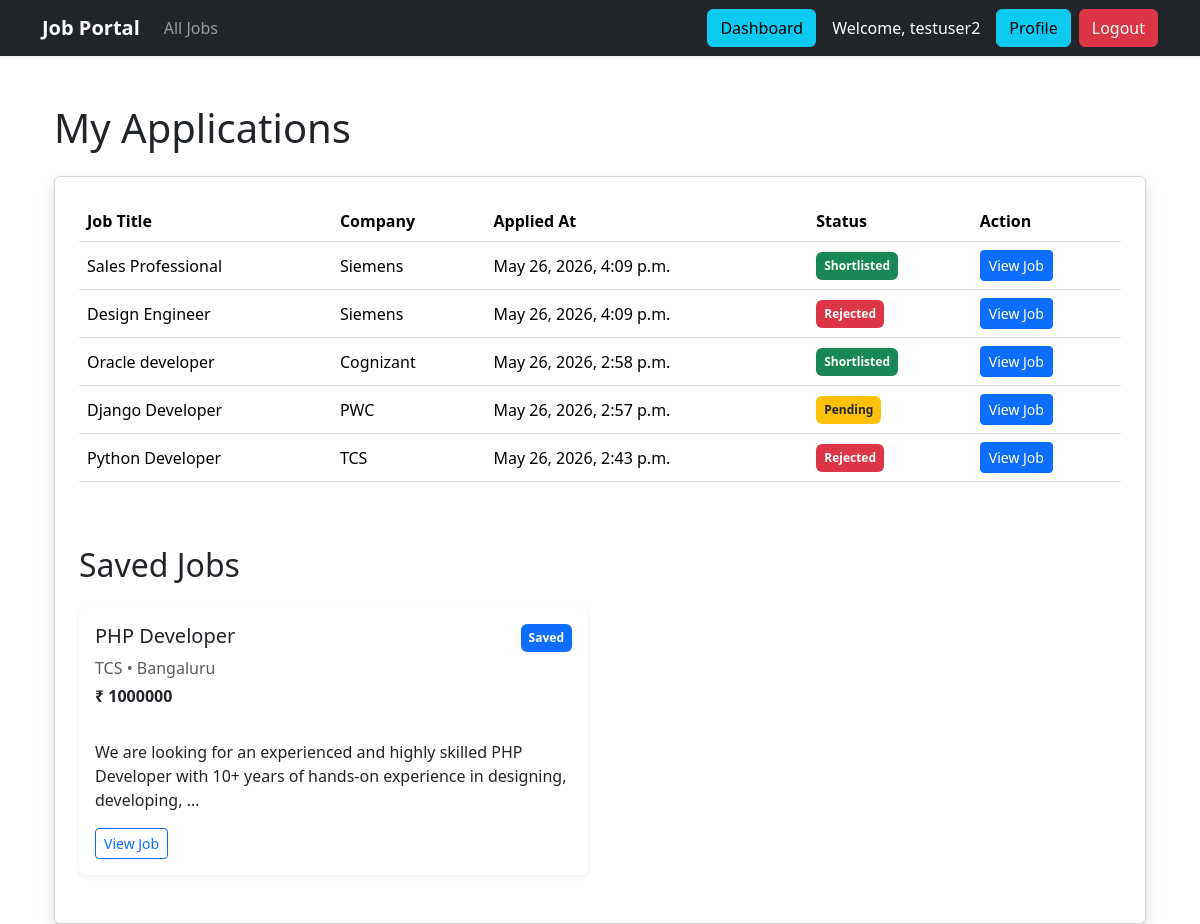
Page /accounts/dashboard/ (signed in) on the committed database.
### jobs/models.py (models this page shows, shortened)
class Application(models.Model):
    status_choices = (
        ("pending", "Pending"),
        ("shortlisted", "Shortlisted"),
        ("rejected", "Rejected"),
    )
    user = models.ForeignKey(User, on_delete=models.CASCADE)
    job = models.ForeignKey(Job, on_delete=models.CASCADE)
    cover_letter = models.TextField()
    applied_at = models.DateTimeField(auto_now_add=True)
    status = models.CharField(max_length=20, choices=status_choices, default="pending")

class Job(models.Model):
    posted_by = models.ForeignKey(
        User, on_delete=models.CASCADE, related_name="posted_jobs", null=True
    )
    title = models.CharField(max_length=200)
    company_name = models.CharField(max_length=200)
    location = models.CharField(max_length=200)
    salary = models.CharField(max_length=100)
    description = models.TextField()
    saved_by = models.ManyToManyField(User, related_name="saved_jobs", blank=True)
    created_at = models.DateTimeField(auto_now_add=True)

### accounts/views.py (the view, shortened to what this page needs)
# urls.py: path("dashboard/", views.dashboard, name="dashboard"),
@login_required
def dashboard(request):
    applications = Application.objects.filter(user=request.user).order_by("-applied_at")
    saved_jobs = request.user.saved_jobs.all()
    return render(
        request,
        "accounts/dashboard.html",
        {
            "applications": applications,
            "saved_jobs": saved_jobs,
        },
    )

### accounts/templates/accounts/dashboard.html
{% extends "base.html" %}
{% block content %}
<div class="container mt-5">
    <h1 class="mb-4">
        My Applications
    </h1>
    <div class="card shadow p-4">
        <table class="table table-hover align-middle">
            <thead>
                <tr>
                    <th>Job Title</th>
                    <th>Company</th>
                    <th>Applied At</th>
                    <th>Status</th>
                    <th>Action</th>
                </tr>
            </thead>
            <tbody>
                {% for application in applications %}
                    <tr>
                        <td>
                            {{ application.job.title }}
                        </td>
                        <td>
                            {{ application.job.company_name }}
                        </td>
                        <td>
                            {{ application.applied_at }}
                        </td>
                        <td>
                            {% if application.status == 'pending' %}
                                <span class="badge bg-warning text-dark p-2">
                                    Pending
                                </span>
                            {% elif application.status == 'shortlisted' %}
                                <span class="badge bg-success p-2">
                                    Shortlisted
                                </span>
                            {% elif application.status == 'rejected' %}
                                <span class="badge bg-danger p-2">
                                    Rejected
                                </span>
                            {% endif %}
                        </td>
                        <td>
                            <a
                                href="{% url 'job_detail' pk=application.job.id %}"
                                class="btn btn-primary btn-sm">
                                View Job
                            </a>
                        </td>
                    </tr>
                {% empty %}
                    <tr>
                        <td colspan="5">
                            No applications found.
                        </td>
                    </tr>
                {% endfor %}
            </tbody>
        </table>
<div class="mt-5">
    <h2 class="mb-4">
        Saved Jobs
    </h2>
    <div class="row">
        {% for job in saved_jobs %}
            <div class="col-md-6 mb-4">
                <div class="card shadow-sm border-0 h-100">
                    <div class="card-body">
                        <div class="d-flex justify-content-between align-items-start">
                            <div>
                                <h5 class="mb-2">
                                    {{ job.title }}
                                </h5>
                                <p class="text-muted mb-1">
                                    {{ job.company_name }}
                                    •
                                    {{ job.location }}
                                </p>
                                <p class="fw-bold">
                                    ₹ {{ job.salary }}
                                </p>
                            </div>
                            <span class="badge bg-primary p-2">
                                Saved
                            </span>
                        </div>
                        <p class="mt-3">
                            {{ job.description|truncatewords:20 }}
                        </p>
                        <a
                            href="{% url 'job_detail' pk=job.id %}"
                            class="btn btn-outline-primary btn-sm">
                            View Job
                        </a>
                    </div>
                </div>
            </div>
        {% empty %}
            <p>
                No saved jobs yet.
            </p>
        {% endfor %}
    </div>
</div>
    </div>
</div>
{% endblock %}

### templates/base.html (shortened to what this page needs)
{% load static %}
<!DOCTYPE html>
<html lang="en">
<head>
    <link
      href="https://cdn.jsdelivr.net/npm/bootstrap@5.3.7/dist/css/bootstrap.min.css"
      rel="stylesheet"
    >
</head>
<body>
<nav class="navbar navbar-expand-lg navbar-dark bg-dark shadow-sm">
    <div class="container">
        <a class="navbar-brand fw-bold" href="/">
            Job Portal
        </a>
        <div class="collapse navbar-collapse" id="navbarNav">
            <ul class="navbar-nav">
                <li class="nav-item">
                    <a
                        class="nav-link"
                        href="{% url 'job_list' %}">
                        All Jobs
                    </a>
                </li>
            </ul>
            <div class="ms-auto d-flex align-items-center">
                {% if user.is_authenticated %}
                    {% if user.profile.role == 'recruiter' %}
                        <a
                            href="{% url 'dashboard' %}"
                            class="btn btn-primary me-2">
                            Dashboard
                        </a>
                        <a
                            href="{% url 'recruiter_jobs' %}"
                            class="btn btn-dark me-2">
                            My Jobs
                        </a>
                        <a
                            href="{% url 'create_job' %}"
                            class="btn btn-warning me-4">
                            Post Job
                        </a>
                    {% else %}
                        <a
                            href="{% url 'dashboard' %}"
                            class="btn btn-info me-3">
                            Dashboard
                        </a>
                    {% endif %}
                    <span class="text-white me-3">
                        Welcome, {{ user.username }}
                    </span>
                    <a
                        href="{% url 'profile' %}"
                        class="btn btn-info me-2">
                        Profile
                    </a>
                    <a
                        href="{% url 'logout' %}"
                        class="btn btn-danger">
                        Logout
                    </a>
                {% endif %}
            </div>
        </div>
    </div>
</nav>
    <div class="container mt-4">
        {% block content %}
        {% endblock %}
    </div>
</body>
</html>

### rows in the picture
Application: job "Sales Professional", job.company_name "Siemens", applied_at "May 26, 2026, 4:09 p.m.", status "Shortlisted"
Application: job "Design Engineer", job.company_name "Siemens", applied_at "May 26, 2026, 4:09 p.m.", status "Rejected"
Application: job "Oracle developer", job.company_name "Cognizant", applied_at "May 26, 2026, 2:58 p.m.", status "Shortlisted"
Application: job "Django Developer", job.company_name "PWC", applied_at "May 26, 2026, 2:57 p.m.", status "Pending"
Application: job "Python Developer", job.company_name "TCS", applied_at "May 26, 2026, 2:43 p.m.", status "Rejected"
Job: title "PHP Developer", company_name "TCS", location "Bangaluru", salary "1000000", description "We are looking for an experienced and highly skilled PHP Developer with 10+ years of hands-on experience in designing, developing, …"

### other values in the picture
{{ user.username }} "testuser2"
